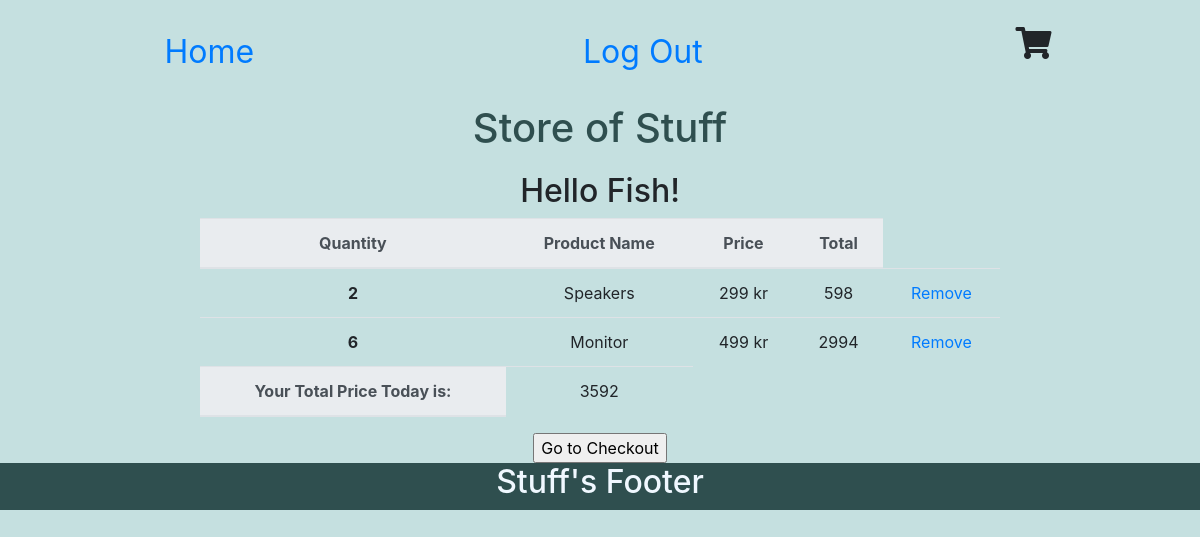
Page /customer_cart.php (signed in) on the committed database.
### tables this page shows
CREATE TABLE `orders` (
  `order_id` int(11) NOT NULL,
  `product_id` int(11) NOT NULL,
  `quantity` int(11) NOT NULL,
  `customer_id` int(11) NOT NULL
);

CREATE TABLE `products` (
  `product_id` int(11) NOT NULL,
  `name` varchar(200) NOT NULL,
  `price` varchar(200) NOT NULL,
  `quantity` int(11) NOT NULL
);

### customer_cart.php (the view, shortened to what this page needs)
<?php
include 'includes_partials/head.php';
include 'includes_partials/nav.php';
include 'includes_partials/database_connections.php';
 ?>
<div class="container-fluid">
    <div class="row justify-content-center">
       <div class="col-12 text-center">
           <?php include 'includes_partials/header.php'; ?>
       </div>
    </div>
   <div class="row justify-content-center">
       <div class="col-12 text-center">
           <?php if(isset($_SESSION['username'])){ ?>
           <h2>Hello <?= $_SESSION['username'] . "!";
           }
           ?>
           </h2>
       </div>
   </div>
   <div class="row justify-content-center">
        <table class="table text-center col-10 col-md-8">
            <thead class="thead-light">
                <tr>
                    <th scope="col">Quantity</th>
                    <th scope="col">Product Name</th>
                    <th scope="col">Price</th>
                    <th scope="col">Total</th>
                </tr>
            </thead>
<?php
$sum = 0;
$customer_id = $_SESSION["customer_id"];
$statement = $pdo->prepare("SELECT orders.product_id, products.name, products.price, orders.quantity  FROM products
    INNER JOIN orders
    JOIN users
    ON products.product_id = orders.product_id
    AND orders.customer_id = users.customer_id
    WHERE orders.customer_id = $customer_id
    ORDER BY products.product_id ASC");
$statement->execute();
$products = $statement->fetchAll(PDO::FETCH_ASSOC);
    foreach ($products as $single_product){ ?>
                <tr>
                    <th scope="row"><?= $single_product['quantity']; ?></th>
                    <td><?= $single_product['name']; ?></td>
                    <td><?= $single_product['price'] . ' kr'; ?></td>
                    <td><?php $total = $single_product['price'] * $single_product['quantity'];
                        echo $total?></td>
                    <td><a href="views/remove_pdo.php?product_id=<?= $single_product['product_id']; ?>">Remove</a></td>
<?php
$sum += $total;
    }
?>
                </tr>
            <thead class="thead-light">
                <tr>
                    <th scope="row">Your Total Price Today is:  </th>
                    <td><?= $sum; ?></td>
                </tr>
            </thead>
        </table>
    </div>
    <div class="row justify-content-center">
        <form class="col-4 text-center" action="checkout.php" method="POST">
            <input type="submit" value="Go to Checkout" id="go_to_checkout" name="go_to_checkout">
        </form>
    </div>
</div>
<?php include 'includes_partials/foot.php'; ?>

### css/stylesheet.css (style rules this page uses)
body { background-color: rgb(197, 224, 224); }

### rows in the picture
orders: quantity "2", product.name "Speakers", product.price "299", total "598"
orders: quantity "6", product.name "Monitor", product.price "499", total "2994"

### other values in the picture
$_SESSION['username'] "Fish"
$sum "3592"
